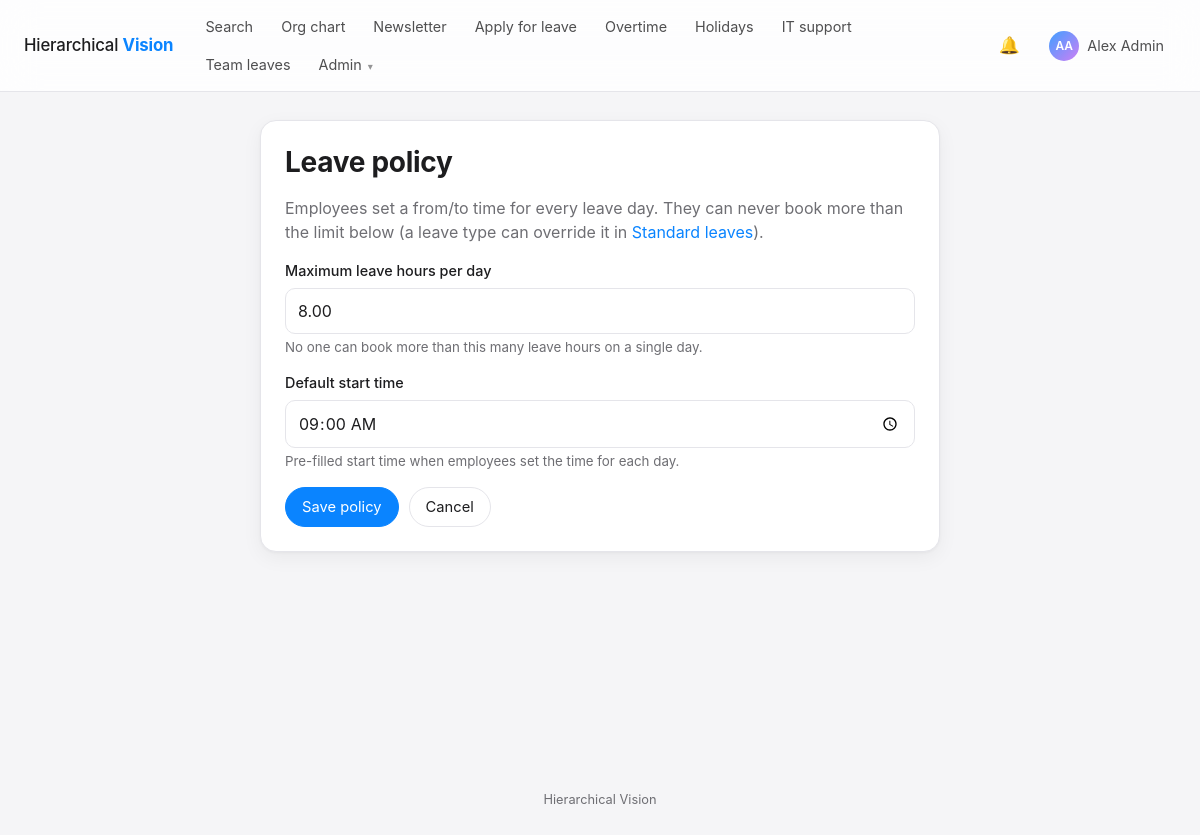
The app's page /leaves/policy/ (signed in) with its own data.
### accounts/models.py (models this page shows, shortened)
class User(AbstractBaseUser, PermissionsMixin):
    employee_id = models.CharField(
        max_length=30, unique=True, validators=[employee_id_validator], help_text="e.g. EMP-105. Used to sign in."
    )
    email = models.EmailField("email address", unique=True)
    full_name = models.CharField(max_length=150)
    position = models.CharField(max_length=120, blank=True)
    role = models.CharField(max_length=10, choices=Role.choices, default=Role.EMPLOYEE, db_index=True)
    manager = models.ForeignKey(
        "self",
        null=True,
        blank=True,
        on_delete=models.SET_NULL,
        related_name="direct_reports",
        verbose_name="Peer / Reporting manager",
    )
    contact_info = models.CharField("contact information", max_length=255, blank=True)
    description = models.TextField(blank=True)
    profile_picture = models.ImageField(
        upload_to=profile_picture_path, blank=True, null=True, validators=[FileExtensionValidator(IMAGE_EXTENSIONS), validate_image_size, validate_image_dimensions, validate_image_content]
    )
    background_image = models.ImageField(
        upload_to=background_image_path, blank=True, null=True, validators=[FileExtensionValidator(IMAGE_EXTENSIONS), validate_image_size, validate_image_dimensions, validate_image_content]
    )
    newsletter_publisher = models.BooleanField(
        "may publish to the newsletter", default=False,
        help_text="Lets this employee/manager post in the company newsletter (Admins can always post).",
    )
    leave_dashboard = models.CharField(
        "leave & OT dashboard access", max_length=5, choices=DashboardAccess.choices, default=DashboardAccess.NONE,
        blank=True, help_text="Managers only: lets this manager open the daily leave & OT dashboard (set by Admins).",
    )
    is_active = models.BooleanField(default=True)
    is_staff = models.BooleanField(default=False, editable=False)
    date_joined = models.DateTimeField(auto_now_add=True)
    objects = UserManager()
    USERNAME_FIELD = "employee_id"
    EMAIL_FIELD = "email"
    REQUIRED_FIELDS = ["email", "full_name"]
    class Meta:
        ordering = ["full_name"]
    @property
    def initials(self):
        parts = [p for p in self.full_name.split() if p]
        if not parts:
            return self.employee_id[:2].upper()
        return (parts[0][0] + (parts[-1][0] if len(parts) > 1 else "")).upper()
    @property
    def is_admin(self):
        return self.role == Role.ADMIN
    @property
    def can_approve_leaves(self):
        return self.role in (Role.ADMIN, Role.MANAGER)
    @property
    def can_view_leave_dashboard(self):
        return self.is_admin or (self.is_manager_role and self.leave_dashboard in (DashboardAccess.TEAM, DashboardAccess.ALL))

### leaves/models.py (models this page shows, shortened)
class LeavePolicy(models.Model):
    max_hours_per_day = models.DecimalField(
        "maximum leave hours per day", max_digits=4, decimal_places=2, default=Decimal("8.00"),
        validators=[MinValueValidator(Decimal("0.25")), MaxValueValidator(Decimal("24"))],
        help_text="No one can book more than this many leave hours on a single day.",
    )
    default_start_time = models.TimeField(
        default=time(9, 0), help_text="Pre-filled start time when employees set the time for each day.",
    )
    updated_by = models.ForeignKey(
        settings.AUTH_USER_MODEL, null=True, blank=True, on_delete=models.SET_NULL, related_name="+"
    )
    updated_at = models.DateTimeField(auto_now=True)
    class Meta:
        verbose_name = "leave policy"
        verbose_name_plural = "leave policy"
    @classmethod
    def load(cls):
        obj, _ = cls.objects.get_or_create(pk=1)
        return obj

### leaves/views.py (the view)
# urls.py: path("policy/", views.policy_edit, name="policy"),
@login_required
def policy_edit(request):
    if not request.user.is_admin:
        raise PermissionDenied
    policy = LeavePolicy.load()
    form = LeavePolicyForm(request.POST or None, instance=policy)
    if request.method == "POST" and form.is_valid():
        policy = form.save(commit=False)
        policy.updated_by = request.user
        policy.save()
        messages.success(request, f"Daily leave limit is now {policy.max_hours_per_day} h.")
        return redirect("leaves:type_list")
    return render(request, "leaves/policy_form.html", {"form": form, "policy": policy})

### leaves/forms.py
class LeavePolicyForm(forms.ModelForm):
    class Meta:
        model = LeavePolicy
        fields = ["max_hours_per_day", "default_start_time"]
        widgets = {"default_start_time": forms.TimeInput(attrs={"type": "time", "step": 900}, format="%H:%M")}

### notifications/context_processors.py (called while the page is built)
def unread_notifications(request):
    user = getattr(request, "user", None)
    if user is not None and user.is_authenticated:
        return {"unread_count": Notification.objects.filter(recipient=user, is_read=False).count()}
    return {}

### templates/leaves/policy_form.html (shortened to what this page needs)
{% extends "base.html" %}
{% block content %}
<section class="card narrow">
  <h1>Leave policy</h1>
  <p class="muted">Employees set a from/to time for every leave day. They can never book more than the limit below
    (a leave type can override it in <a href="{% url 'leaves:type_list' %}">Standard leaves</a>).</p>
  <form method="post">{% csrf_token %}
    {% for field in form %}{% include "partials/_field.html" %}{% endfor %}
    <div class="row-gap"><button class="btn btn-primary">Save policy</button><a class="btn" href="{% url 'leaves:type_list' %}">Cancel</a></div>
  </form>
</section>
{% endblock %}

### templates/base.html (shortened to what this page needs)
{% load static %}<!DOCTYPE html>
<html lang="en">
<head>
  <link rel="stylesheet" href="{% static 'css/app.css' %}">
</head>
<body class="{% block body_class %}{% endblock %}">
<header class="topbar">
  <a class="brand" href="{% url 'accounts:home' %}">Hierarchical <b>Vision</b></a>
  {% with view=request.resolver_match.view_name %}
  <nav aria-label="Main">
    <a href="{% url 'accounts:home' %}" class="{% if view == 'accounts:home' or view == 'accounts:search' %}active{% endif %}">Search</a>
    <a href="{% url 'accounts:org_chart' %}" class="{% if view == 'accounts:org_chart' %}active{% endif %}">Org chart</a>
    <a href="{% url 'newsletter:list' %}" class="{% if 'newsletter:' in view %}active{% endif %}">Newsletter</a>
    {% if user.is_authenticated %}
    <a href="{% url 'leaves:apply' %}" class="{% if view == 'leaves:apply' %}active{% endif %}">Apply for leave</a>
    <a href="{% url 'leaves:overtime' %}" class="{% if 'leaves:overtime' in view %}active{% endif %}">Overtime</a>
    <a href="{% url 'leaves:holidays' %}" class="{% if view == 'leaves:holidays' %}active{% endif %}">Holidays</a>
    <a href="{% url 'support:create' %}" class="{% if view == 'support:create' %}active{% endif %}">IT support</a>
    {% if user.can_approve_leaves %}<a href="{% url 'leaves:team' %}" class="{% if view == 'leaves:team' %}active{% endif %}">Team leaves</a>{% endif %}
    {% if user.is_admin %}
    <details class="menu">
      <summary>Admin</summary>
    </details>
    {% endif %}
    {% endif %}
  </nav>
  {% endwith %}
  {% if user.is_authenticated %}
  <div class="topbar-right">
    <a class="icon-btn" href="{% url 'notifications:list' %}" title="Notifications" aria-label="Notifications">&#128276;{% if unread_count %}<span class="badge-count">{{ unread_count }}</span>{% endif %}</a>
    <details class="menu">
      <summary class="user-chip">{% include "partials/_avatar.html" with person=user size="sm" %}<span class="name">{{ user.full_name }}</span></summary>
    </details>
  </div>
  {% else %}
  <div class="topbar-right"><a class="btn btn-sm" href="{% url 'accounts:login' %}">Sign in</a></div>
  {% endif %}
</header>
{% block main %}
<main id="main" class="container{% block container_class %}{% endblock %}">
  {% block content %}{% endblock %}
</main>
<footer class="site-footer">Hierarchical Vision</footer>
{% endblock %}
</body>
</html>

### templates/partials/_avatar.html
{% if person.profile_picture %}<img class="avatar {{ size|default:'' }}" src="{{ person.profile_picture.url }}" alt="{{ person.full_name }}">{% else %}<span class="avatar avatar-initials {{ size|default:'' }}">{{ person.initials }}</span>{% endif %}

### templates/partials/_field.html (shortened to what this page needs)
<div class="field{% if field.errors %} has-error{% endif %}{% if field.field.widget.input_type == 'checkbox' %} field-check{% endif %}">
  {% if field.field.widget.input_type == 'checkbox' %}
    <label for="{{ field.id_for_label }}">{{ field }} {{ field.label }}</label>
  {% else %}
    <label for="{{ field.id_for_label }}">{{ field.label }}</label>
    {{ field }}
  {% endif %}
  {% if field.help_text %}<small>{{ field.help_text }}</small>{% endif %}
</div>

### static/css/app.css (style rules this page uses)
:root { --bg:#f5f5f7;--surface:#ffffff;--surface-2:#f2f2f7;--text:#1d1d1f;--muted:#6e6e73;--line:#e5e5ea; --blue:#0a84ff;--blue-strong:#0071e3;--green:#30d158;--red:#ff375f;--orange:#ff9f0a; --t-blue:#e8f1ff;--t-green:#e6f9ec;--t-red:#ffe9ee;--t-orange:#fff4e0;--t-purple:#eef0ff;--t-gray:#eeeeef; --on-blue:#0a58b8;--on-green:#1b7a36;--on-red:#b0153b;--on-orange:#a55e00;--on-purple:#4b4fc9;--on-gray:#6b6b70; --glass:rgba(255,255,255,.82);--input-bg:#ffffff;--avatar-ring:#ffffff; --shadow:0 1px 3px rgba(0,0,0,.04),0 6px 20px rgba(0,0,0,.05);--shadow-lg:0 10px 34px rgba(0,0,0,.14);color-scheme:light; --radius:16px;--radius-sm:10px;--maxw:1100px }
* { box-sizing:border-box }
html { -webkit-text-size-adjust:100% }
body { margin:0;font-family:-apple-system,BlinkMacSystemFont,"SF Pro Text","Segoe UI",Roboto,Helvetica,Arial,sans-serif;background:var(--bg);color:var(--text);line-height:1.5; transition:background-color .25s,color .25s }
a { color:var(--blue);text-decoration:none }
h1 { font-size:1.75rem;margin:.2em 0 .4em;letter-spacing:-.01em }
.muted { color:var(--muted) }
.container { max-width:var(--maxw);margin:0 auto;padding:28px 20px 72px }
.topbar { display:flex;align-items:center;gap:20px;padding:10px 24px;background:var(--glass);backdrop-filter:saturate(180%) blur(18px);-webkit-backdrop-filter:saturate(180%) blur(18px); border-bottom:1px solid var(--line);position:sticky;top:0;z-index:40;flex-wrap:wrap }
.brand { color:var(--text);font-weight:500;font-size:1.05rem;white-space:nowrap }
.brand b { color:var(--blue) }
.topbar nav { display:flex;gap:4px;flex:1;flex-wrap:wrap;align-items:center }
.topbar nav>a,.menu>summary { color:var(--text);font-size:.9rem;padding:6px 12px;border-radius:99px;opacity:.78;cursor:pointer;list-style:none }
.menu { position:relative }
.menu>summary::after { content:"\25BE";margin-left:6px;font-size:.7em;opacity:.6 }
.topbar-right { display:flex;align-items:center;gap:10px }
.icon-btn { position:relative;display:inline-flex;align-items:center;justify-content:center;width:36px;height:36px;border-radius:50%;background:none;border:0;cursor:pointer;color:var(--text);font-size:1.05rem }
.user-chip { display:flex;align-items:center;gap:8px;cursor:pointer;list-style:none;padding:3px 10px 3px 3px;border-radius:99px;opacity:1 }
.user-chip::after { display:none }
.user-chip .avatar { width:30px;height:30px;font-size:.75rem }
.card { background:var(--surface);border-radius:var(--radius);box-shadow:var(--shadow);padding:24px;margin-bottom:20px;border:1px solid var(--line) }
.card.narrow { max-width:680px;margin-inline:auto }
.btn { display:inline-flex;align-items:center;gap:6px;border:1px solid var(--line);background:var(--surface);color:var(--text);padding:8px 16px;border-radius:99px;cursor:pointer;font:inherit;font-size:.92rem;transition:background .15s,transform .05s }
.btn-primary { background:var(--blue);border-color:var(--blue);color:#fff }
.row-gap { display:flex;gap:10px;flex-wrap:wrap;align-items:center }
.field { margin-bottom:16px }
.field label { display:block;font-weight:500;margin-bottom:6px;font-size:.9rem }
.field small { display:block;color:var(--muted);margin-top:4px }
input[type=text],input[type=email],input[type=password],input[type=search],input[type=date],input[type=time],input[type=number],input[type=url],select,textarea { width:100%;padding:10px 12px;border:1px solid var(--line);border-radius:var(--radius-sm);font:inherit;background:var(--input-bg);color:var(--text) }
.avatar { border-radius:50%;object-fit:cover;width:40px;height:40px;flex:none;background:var(--surface-2) }
.avatar-initials { display:inline-flex;align-items:center;justify-content:center;font-weight:600;color:#fff;background:linear-gradient(135deg,#0a84ff,#bf5af2) }
.topbar nav>a,.menu>summary,.btn,.pill,.role { white-space:nowrap }
.topbar { row-gap:6px }
.brand { letter-spacing:-.01em }
.container { min-height:calc(100vh - 120px) }
h1,h2 { line-height:1.25 }
.card>h1:first-child,.card>h2:first-child { margin-top:0 }
input::placeholder,textarea::placeholder { color:var(--muted);opacity:.8 }
.field label { color:var(--text) }
.field small { line-height:1.4 }
.site-footer { text-align:center;padding:18px 20px 30px;color:var(--muted);font-size:.8rem }
:root { --c0:#2a78d6;--c1:#eb6834;--c2:#1baf7a;--c3:#eda100;--c4:#e87ba4;--c5:#008300;--c6:#6250d6;--c7:#e34948;--co:#8e8e93 }

### records on screen
User: initials "AA", full_name "Alex Admin"
LeavePolicy: form "8.00" "09:00"

### other values on screen
{{ field.label }} "Maximum leave hours per day" "Default start time"
{{ field.help_text }} "No one can book more than this many leave hours on a single day." "Pre-filled start time when employees set the time for each day."
